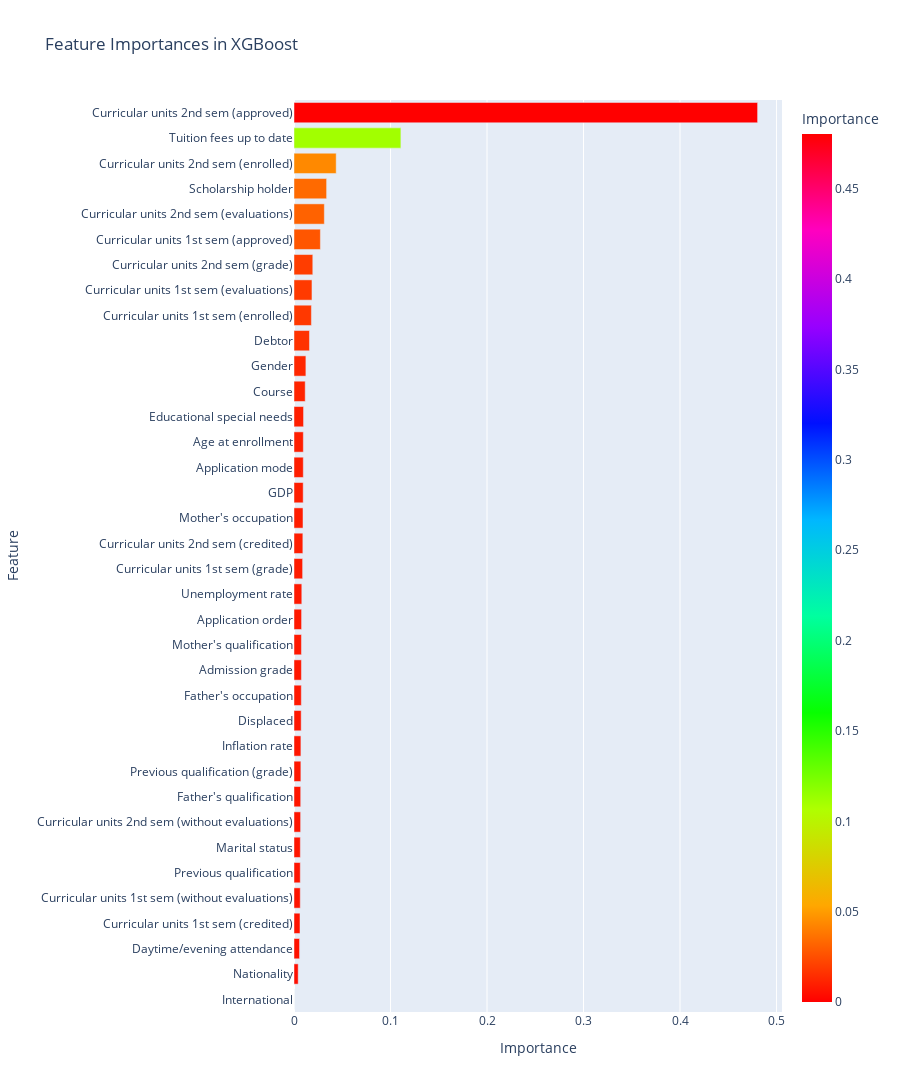

The code cell stored with this chart in its notebook:
### Markdown cell above
### feature importance

### Code cell
# Feature importance in GBM
chosen_model_name = 'XGBoost'
chosen_model = trained_models[chosen_model_name]

fig = plot_feature_importances(chosen_model, model_name, 'HSV', X_train)
fig

### Figure 1 — Plotly figure (JSON) as saved in the notebook; plotly's stock layout.template omitted (floating-point values rounded to 4 significant figures)
{"data": [{"alignmentgroup": "True", "hovertemplate": "Importance=%{marker.color}<br>Feature=%{y}<extra></extra>", "legendgroup": "", "marker": {"color": [0, 0.004337, 0.005758, 0.006226, 0.00648, 0.006502, 0.00656, 0.006849, 0.006941, 0.007112, 0.007151, 0.007438, 0.007572, 0.007704, 0.007717, 0.00786, 0.008085, 0.008934, 0.009172, 0.009331, 0.009519, 0.00963, 0.009664, 0.009883, 0.01162, 0.01232, 0.01604, 0.01803, 0.01862, 0.01948, 0.02734, 0.03144, 0.0338, 0.04372, 0.1108, 0.4804], "coloraxis": "coloraxis", "pattern": {"shape": ""}}, "name": "", "offsetgroup": "", "orientation": "h", "showlegend": false, "textposition": "auto", "type": "bar", "x": [0, 0.004337, 0.005758, 0.006226, 0.00648, 0.006502, 0.00656, 0.006849, 0.006941, 0.007112, 0.007151, 0.007438, 0.007572, 0.007704, 0.007717, 0.00786, 0.008085, 0.008934, 0.009172, 0.009331, 0.009519, 0.00963, 0.009664, 0.009883, 0.01162, 0.01232, 0.01604, 0.01803, 0.01862, 0.01948, 0.02734, 0.03144, 0.0338, 0.04372, 0.1108, 0.4804], "xaxis": "x", "y": ["International", "Nationality", "Daytime/evening attendance", "Curricular units 1st sem (credited)", "Curricular units 1st sem (without evaluations)", "Previous qualification", "Marital status", "Curricular units 2nd sem (without evaluations)", "Father's qualification", "Previous qualification (grade)", "Inflation rate", "Displaced", "Father's occupation", "Admission grade", "Mother's qualification", "Application order", "Unemployment rate", "Curricular units 1st sem (grade)", "Curricular units 2nd sem (credited)", "Mother's occupation", "GDP", "Application mode", "Age at enrollment", "Educational special needs", "Course", "Gender", "Debtor", "Curricular units 1st sem (enrolled)", "Curricular units 1st sem (evaluations)", "Curricular units 2nd sem (grade)", "Curricular units 1st sem (approved)", "Curricular units 2nd sem (evaluations)", "Scholarship holder", "Curricular units 2nd sem (enrolled)", "Tuition fees up to date", "Curricular units 2nd sem (approved)"], "yaxis": "y"}], "layout": {"barmode": "relative", "coloraxis": {"colorbar": {"title": {"text": "Importance"}}, "colorscale": [[0, "#ff0000"], [0.1111, "#ffa700"], [0.2222, "#afff00"], [0.3333, "#08ff00"], [0.4444, "#00ff9f"], [0.5556, "#00b7ff"], [0.6667, "#0010ff"], [0.7778, "#9700ff"], [0.8889, "#ff00bf"], [1, "#ff0000"]]}, "height": 1400, "legend": {"tracegroupgap": 0}, "title": {"text": "Feature Importances in XGBoost"}, "xaxis": {"anchor": "y", "domain": [0, 1], "title": {"text": "Importance"}}, "yaxis": {"anchor": "x", "domain": [0, 1], "title": {"text": "Feature"}}}}
